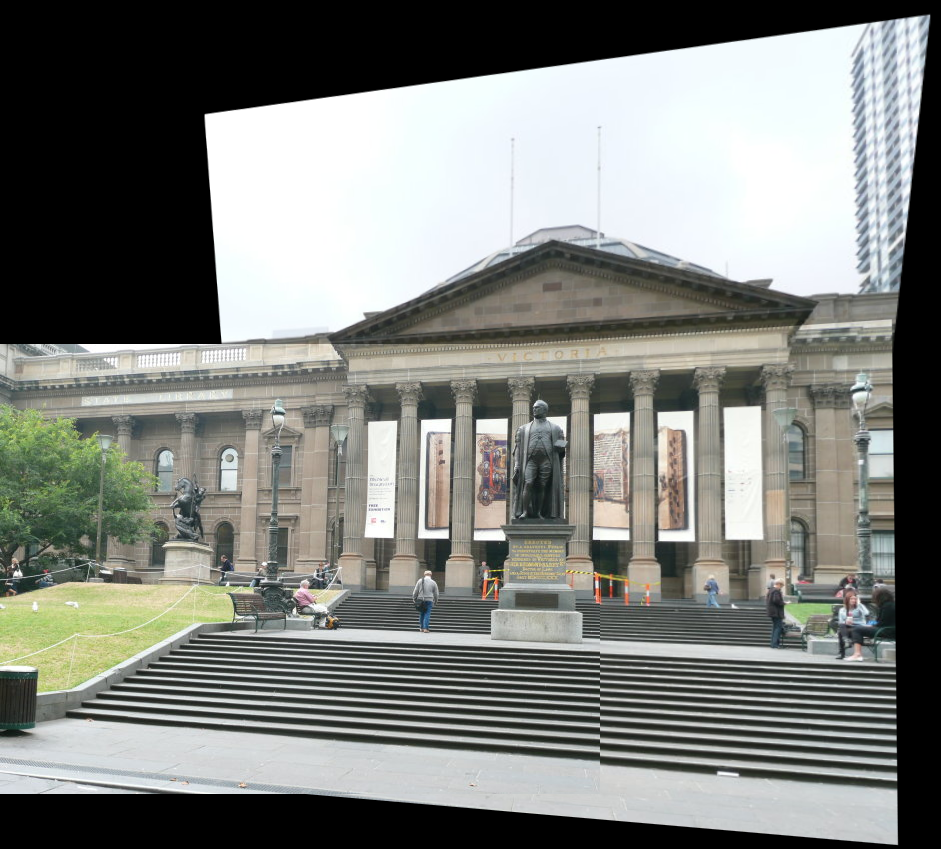
#> input picture outputs/mypano.png, 941 x 849 px
$ python -i Wrapper.py   (imports and definitions only)
#> lines starting #> are read from the running program, lines starting #| are printed output that depends on the picture; after the words box and inside, x2 and y2 are one past the last pixel; in counts of white or black regions, pixels touching at a corner belong together
#> further down, picture is the input picture: shape (849, 941, 3); mean B, G, R 123.6, 128.1, 125.9
#!/usr/bin/evn python

import numpy as np
import cv2
import matplotlib.pyplot as plt
import copy
from skimage.feature import peak_local_max
from glob import glob
from argparse import ArgumentParser

# [288 lines left out: functions Corner_Detection, ANMS, Feature_Descriptor, Feature_Matching, draw_Matches, Calculate_Homography and 1 more, not called in this run]

def RemoveBG(image):
    """
    Remove the background of the image using a simple thresholding technique

    Input:
    image -> Image

    Output:
    Mask -> Mask of the Foreground
    """
    temp = cv2.cvtColor(image, cv2.COLOR_BGR2GRAY)
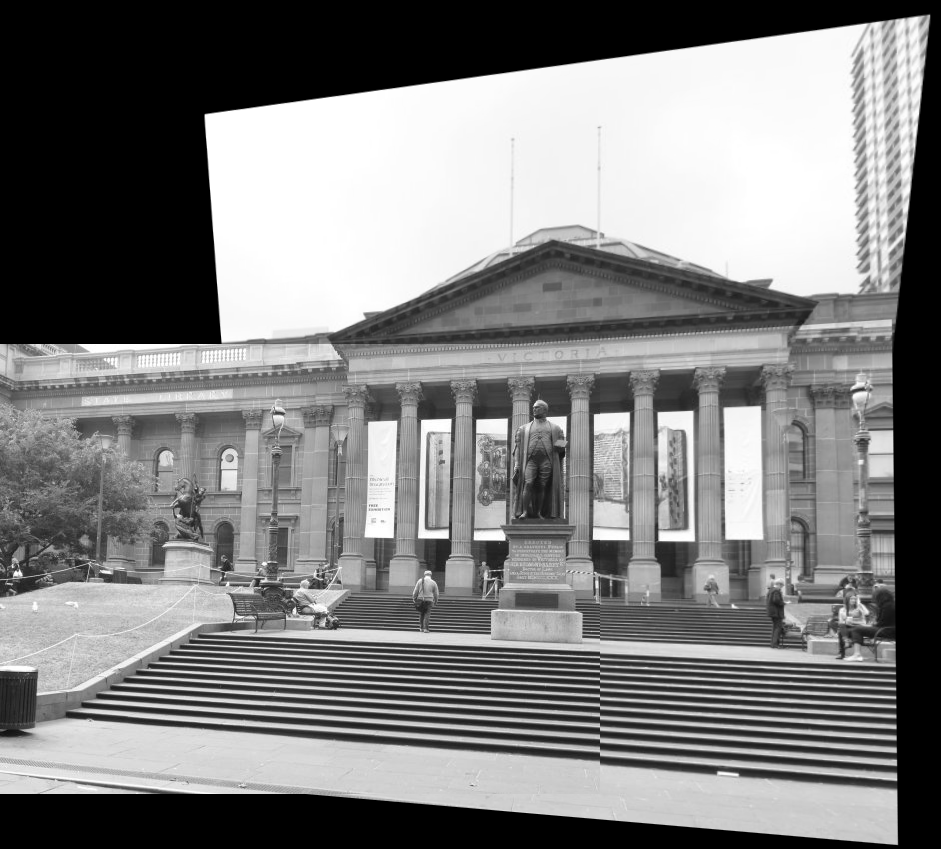
#> temp: shape (849, 941); min 0, max 255, mean 126.9
    ret, thresh = cv2.threshold(temp, 0, 255, cv2.THRESH_BINARY)
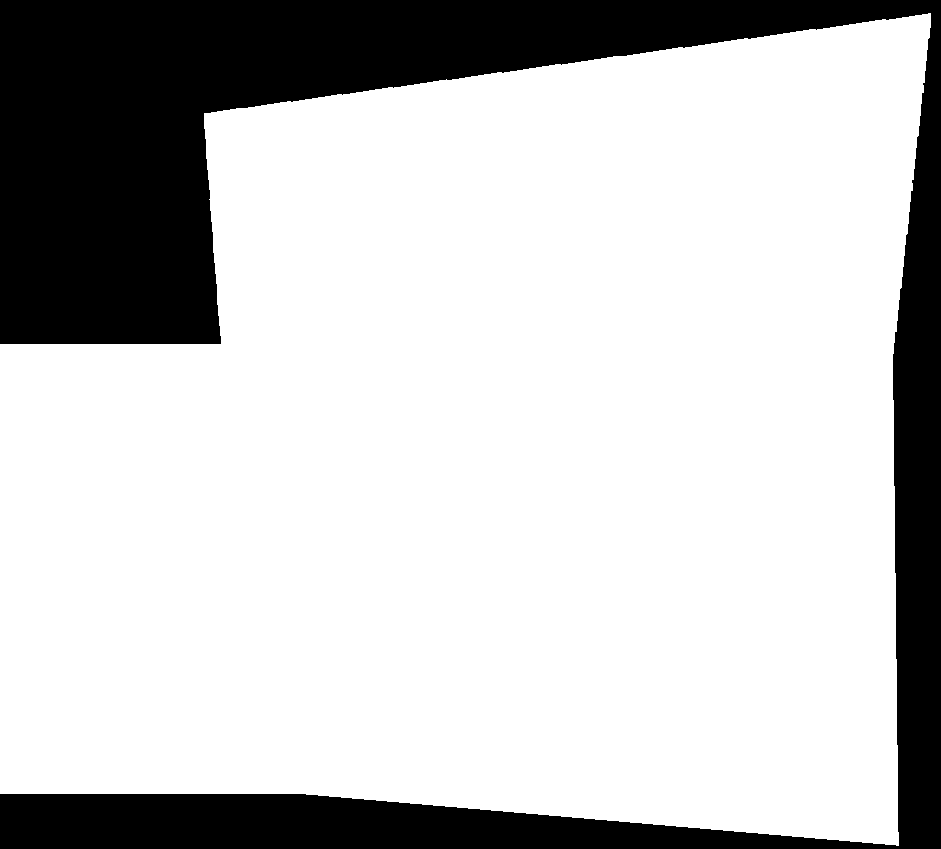
#> thresh: shape (849, 941); 77% white; 1 black region, box (x1, y1, x2, y2) and area: (0, 0, 941, 849) 184091
    Mask = cv2.medianBlur(thresh,5)
#> Mask: shape (849, 941); 77% white; 1 black region, box (x1, y1, x2, y2) and area: (0, 0, 941, 849) 184087

    return Mask

# [243 lines left out: functions warpTwoImages, CreatePanorama, main, not called in this run]

# [2 lines not run here, left out]

>>> import cv2
>>> picture = cv2.imread('../outputs/mypano.png')
>>> result = RemoveBG(picture)
